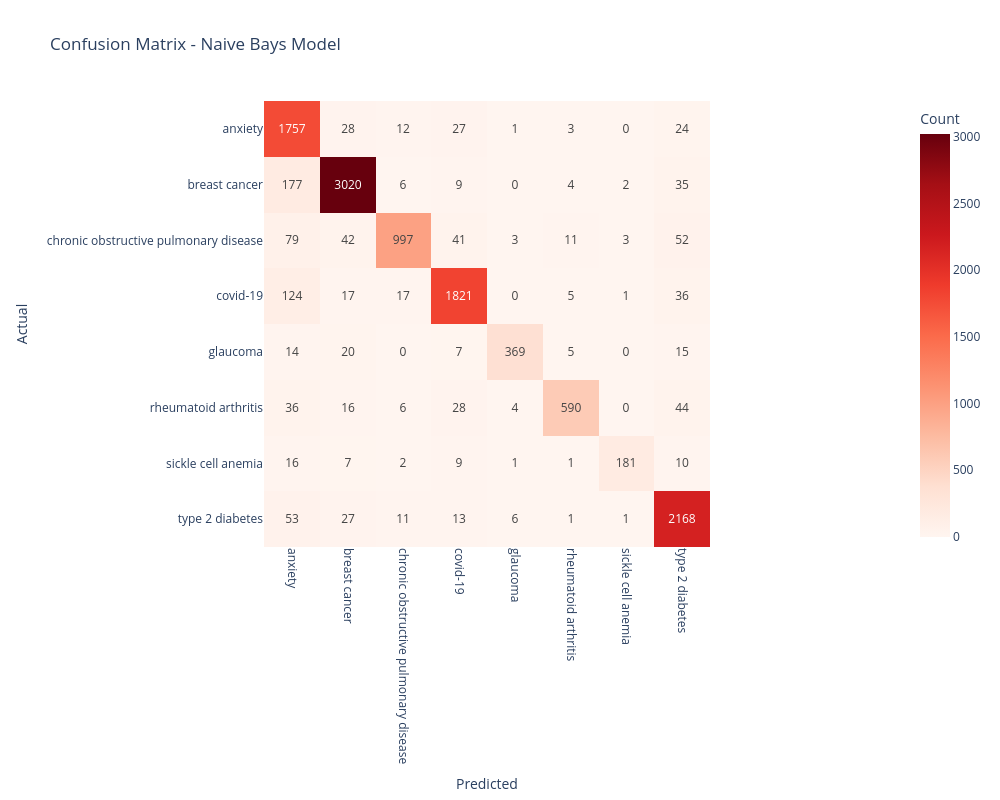
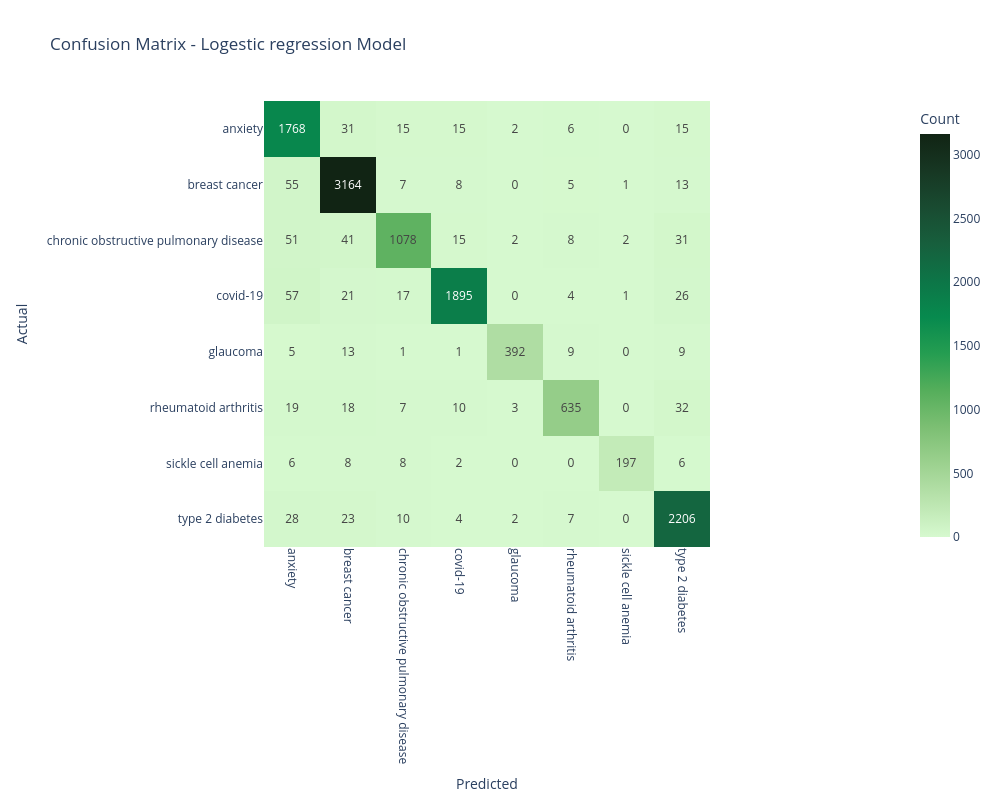
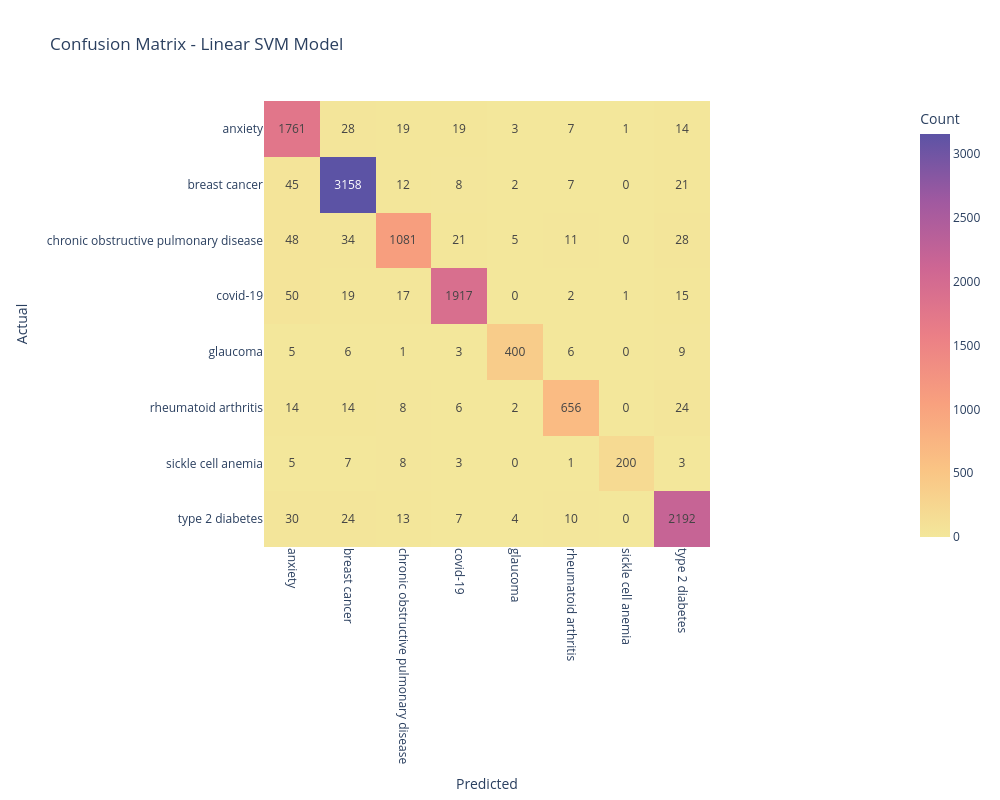

Notebook code cell kept with these figures, in order:
### Markdown cell above
### Confusion Matrix

### Code cell
# Confusion matrix plot - Naive Bays Model:
cm_nb = confusion_matrix(y_test, nb_test_predictions)

fig_cm_nb = px.imshow(
                cm_nb,
                text_auto=True,
                color_continuous_scale="reds",
                x=class_names,
                y=class_names,
                labels=dict(x="Predicted", y="Actual", color="Count"),
                title="Confusion Matrix - Naive Bays Model"
)

fig_cm_nb.update_layout(
                width=1000,
                height=800,
                xaxis_tickangle=90,
                template="plotly_white"
)

fig_cm_nb.show()


# Confusion matrix plot - Logestic Regression Model:
cm_lr = confusion_matrix(y_test, lr_test_predictions)

fig_cm_lr = px.imshow(
                cm_lr,
                text_auto=True,
                color_continuous_scale="algae",
                x=class_names,
                y=class_names,
                labels=dict(x="Predicted", y="Actual", color="Count"),
                title="Confusion Matrix - Logestic regression Model"
)

fig_cm_lr.update_layout(
                width=1000,
                height=800,
                xaxis_tickangle=90,
                template="plotly_white"
)

fig_cm_lr.show()



# Confusion matrix plot - Linear SVM Model:
cm_svm = confusion_matrix(y_test, svm_test_predictions)

fig_cm_svm = px.imshow(
                cm_svm,
                text_auto=True,
                color_continuous_scale="sunset",
                x=class_names,
                y=class_names,
                labels=dict(x="Predicted", y="Actual", color="Count"),
                title="Confusion Matrix - Linear SVM Model"
)

fig_cm_svm.update_layout(
                width=1000,
                height=800,
                xaxis_tickangle=90,
                template="plotly_white"
)

fig_cm_svm.show()

### Figure 1 — Plotly figure (JSON) as saved in the notebook; plotly's stock layout.template omitted (floating-point values rounded to 4 significant figures)
{"data": [{"coloraxis": "coloraxis", "hovertemplate": "Predicted: %{x}<br>Actual: %{y}<br>Count: %{z}<extra></extra>", "name": "0", "texttemplate": "%{z}", "type": "heatmap", "x": ["anxiety", "breast cancer", "chronic obstructive pulmonary disease", "covid-19", "glaucoma", "rheumatoid arthritis", "sickle cell anemia", "type 2 diabetes"], "xaxis": "x", "y": ["anxiety", "breast cancer", "chronic obstructive pulmonary disease", "covid-19", "glaucoma", "rheumatoid arthritis", "sickle cell anemia", "type 2 diabetes"], "yaxis": "y", "z": [[1757, 28, 12, 27, 1, 3, 0, 24], [177, 3020, 6, 9, 0, 4, 2, 35], [79, 42, 997, 41, 3, 11, 3, 52], [124, 17, 17, 1821, 0, 5, 1, 36], [14, 20, 0, 7, 369, 5, 0, 15], [36, 16, 6, 28, 4, 590, 0, 44], [16, 7, 2, 9, 1, 1, 181, 10], [53, 27, 11, 13, 6, 1, 1, 2168]]}], "layout": {"coloraxis": {"autocolorscale": false, "colorbar": {"title": {"text": "Count"}}, "colorscale": [[0, "rgb(255,245,240)"], [0.125, "rgb(254,224,210)"], [0.25, "rgb(252,187,161)"], [0.375, "rgb(252,146,114)"], [0.5, "rgb(251,106,74)"], [0.625, "rgb(239,59,44)"], [0.75, "rgb(203,24,29)"], [0.875, "rgb(165,15,21)"], [1, "rgb(103,0,13)"]]}, "height": 800, "title": {"text": "Confusion Matrix - Naive Bays Model"}, "width": 1000, "xaxis": {"anchor": "y", "constrain": "domain", "domain": [0, 1], "scaleanchor": "y", "tickangle": 90, "title": {"text": "Predicted"}}, "yaxis": {"anchor": "x", "autorange": "reversed", "constrain": "domain", "domain": [0, 1], "title": {"text": "Actual"}}}}

### Figure 2 — Plotly figure (JSON) as saved in the notebook; plotly's stock layout.template omitted (floating-point values rounded to 4 significant figures)
{"data": [{"coloraxis": "coloraxis", "hovertemplate": "Predicted: %{x}<br>Actual: %{y}<br>Count: %{z}<extra></extra>", "name": "0", "texttemplate": "%{z}", "type": "heatmap", "x": ["anxiety", "breast cancer", "chronic obstructive pulmonary disease", "covid-19", "glaucoma", "rheumatoid arthritis", "sickle cell anemia", "type 2 diabetes"], "xaxis": "x", "y": ["anxiety", "breast cancer", "chronic obstructive pulmonary disease", "covid-19", "glaucoma", "rheumatoid arthritis", "sickle cell anemia", "type 2 diabetes"], "yaxis": "y", "z": [[1768, 31, 15, 15, 2, 6, 0, 15], [55, 3164, 7, 8, 0, 5, 1, 13], [51, 41, 1078, 15, 2, 8, 2, 31], [57, 21, 17, 1895, 0, 4, 1, 26], [5, 13, 1, 1, 392, 9, 0, 9], [19, 18, 7, 10, 3, 635, 0, 32], [6, 8, 8, 2, 0, 0, 197, 6], [28, 23, 10, 4, 2, 7, 0, 2206]]}], "layout": {"coloraxis": {"autocolorscale": false, "colorbar": {"title": {"text": "Count"}}, "colorscale": [[0, "rgb(214, 249, 207)"], [0.09091, "rgb(186, 228, 174)"], [0.1818, "rgb(156, 209, 143)"], [0.2727, "rgb(124, 191, 115)"], [0.3636, "rgb(85, 174, 91)"], [0.4545, "rgb(37, 157, 81)"], [0.5455, "rgb(7, 138, 78)"], [0.6364, "rgb(13, 117, 71)"], [0.7273, "rgb(23, 95, 61)"], [0.8182, "rgb(25, 75, 49)"], [0.9091, "rgb(23, 55, 35)"], [1, "rgb(17, 36, 20)"]]}, "height": 800, "title": {"text": "Confusion Matrix - Logestic regression Model"}, "width": 1000, "xaxis": {"anchor": "y", "constrain": "domain", "domain": [0, 1], "scaleanchor": "y", "tickangle": 90, "title": {"text": "Predicted"}}, "yaxis": {"anchor": "x", "autorange": "reversed", "constrain": "domain", "domain": [0, 1], "title": {"text": "Actual"}}}}

### Figure 3 — Plotly figure (JSON) as saved in the notebook; plotly's stock layout.template omitted (floating-point values rounded to 4 significant figures)
{"data": [{"coloraxis": "coloraxis", "hovertemplate": "Predicted: %{x}<br>Actual: %{y}<br>Count: %{z}<extra></extra>", "name": "0", "texttemplate": "%{z}", "type": "heatmap", "x": ["anxiety", "breast cancer", "chronic obstructive pulmonary disease", "covid-19", "glaucoma", "rheumatoid arthritis", "sickle cell anemia", "type 2 diabetes"], "xaxis": "x", "y": ["anxiety", "breast cancer", "chronic obstructive pulmonary disease", "covid-19", "glaucoma", "rheumatoid arthritis", "sickle cell anemia", "type 2 diabetes"], "yaxis": "y", "z": [[1761, 28, 19, 19, 3, 7, 1, 14], [45, 3158, 12, 8, 2, 7, 0, 21], [48, 34, 1081, 21, 5, 11, 0, 28], [50, 19, 17, 1917, 0, 2, 1, 15], [5, 6, 1, 3, 400, 6, 0, 9], [14, 14, 8, 6, 2, 656, 0, 24], [5, 7, 8, 3, 0, 1, 200, 3], [30, 24, 13, 7, 4, 10, 0, 2192]]}], "layout": {"coloraxis": {"autocolorscale": false, "colorbar": {"title": {"text": "Count"}}, "colorscale": [[0, "rgb(243, 231, 155)"], [0.1667, "rgb(250, 196, 132)"], [0.3333, "rgb(248, 160, 126)"], [0.5, "rgb(235, 127, 134)"], [0.6667, "rgb(206, 102, 147)"], [0.8333, "rgb(160, 89, 160)"], [1, "rgb(92, 83, 165)"]]}, "height": 800, "title": {"text": "Confusion Matrix - Linear SVM Model"}, "width": 1000, "xaxis": {"anchor": "y", "constrain": "domain", "domain": [0, 1], "scaleanchor": "y", "tickangle": 90, "title": {"text": "Predicted"}}, "yaxis": {"anchor": "x", "autorange": "reversed", "constrain": "domain", "domain": [0, 1], "title": {"text": "Actual"}}}}
